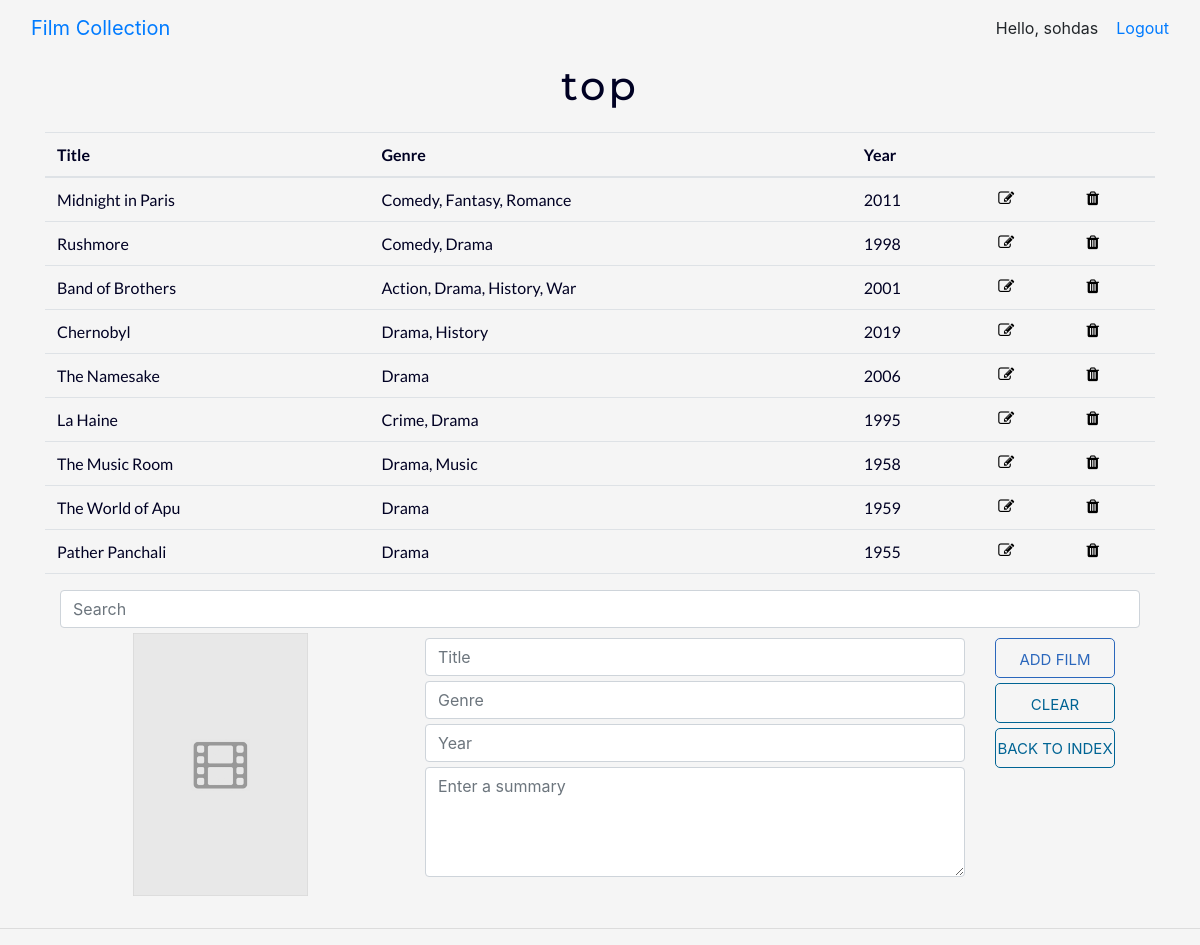
The app's page /8/ (signed in) with its own data.
### collection/models.py (models this page shows, shortened)
class Shelf(models.Model):
    user = models.ForeignKey(settings.AUTH_USER_MODEL, on_delete = models.CASCADE, default = 1)
    shelf_name = models.CharField(max_length = 100)
    shelf_size = models.PositiveIntegerField(default = 0)

class Movie(models.Model):
    shelf = models.ForeignKey(Shelf, on_delete = models.CASCADE)
    movie_name = models.CharField(max_length = 100)
    movie_genre = models.CharField(max_length = 100)
    release_year = models.PositiveIntegerField(default = 2018)
    movie_summary = models.TextField()
    movie_poster = models.TextField(null = True)

### collection/views.py (the view)
# urls.py: path('<int:pk>/', views.DetailView.as_view(), name='detail'),
class DetailView(generic.DetailView):
    model = Shelf
    template_name='collection/detail.html'

### collection/templates/collection/detail.html (shortened to what this page needs)
{% extends 'base.html' %}
{% load staticfiles %}
{% block body %}
<div class="container color-navy">
    <div class="title">
        <p> {{ shelf.shelf_name }} </p>
    </div>
    <table class="table body-font color-navy">
        <thead>
            <th>Title</th>
            <th>Genre</th>
            <th>Year</th>
            <th></th>
            <th></th>
        </thead>
        <tbody>
            {% for movie in shelf.movie_set.all %}
            <tr>
                <td for="movie{{ forloop.counter }}">{{ movie.movie_name }}</td>
                <td for="movie{{ forloop.counter }}">{{ movie.movie_genre }}</td>
                <td for="movie{{ forloop.counter }}">{{ movie.release_year }}</td>
                <td title="Edit"><a href="{% url 'collection:update' shelf.id movie.id %}"class ="button-edit"><span class="fa fa-edit"></span></a></td>
                <td title="Delete"><a href="{% url 'collection:delete_film' shelf.id movie.id%}"class ="button-trash"><span class="fa fa-trash"></span></a></td>
            </tr>
            {% endfor %}
        </tbody>
    </table>
    <div class ="container">
        <input id = "search-text" class="form-control form-spacing" type="text" placeholder="Search">
    </div>
    <form class="row" action="{% url 'collection:add_film' shelf.id %}" method="post">
        <div class="col-sm-4 form-group">
            <img src = "{% static 'imgs/placeholder_poster.png' %}" id ="movie-poster"></img>
        </div>
        <div class="col-sm-6 form-group">
            <input required id = "form-title" class="form-control form-spacing" type="text" name="title" placeholder="Title">
            <input required id = "form-genre" class="form-control form-spacing" type="text" name="genre" placeholder="Genre">
            <input required data-placeholder="" id = "form-year" data-mask="9999" class="form-control form-spacing" type="text" min="0000" max="2050" name="year"
                placeholder="Year">
            <textarea rows="4" id = "form-plot" class="form-control form-spacing" type="text" name="summary" placeholder="Enter a summary"></textarea>
        </div>
        <div class="col-sm-2 form-group">
            <button class="button-yin form-spacing" type="submit"> ADD FILM </button>
            <button id ="reset-button" class="button-yang form-spacing" type="reset"> CLEAR </button>
            <a class="button-yang form-spacing" href="{% url 'collection:index' %}">BACK TO INDEX</a>
        </div>
    </form>
</div>
{% endblock %}

### collection/templates/base.html (shortened to what this page needs)
{% load static %}
<html>
<head>
    <link href="https://stackpath.bootstrapcdn.com/font-awesome/4.7.0/css/font-awesome.min.css" rel="stylesheet">
    <link rel="stylesheet" type="text/css" href="{% static 'collection/style.css' %}">
    <link rel="stylesheet" href="https://stackpath.bootstrapcdn.com/bootstrap/4.1.3/css/bootstrap.min.css"
>
</head>
<body>
    {% if user.is_authenticated %}
        <nav class="navbar navbar-default navbar-expand-lg">
            <div class="container-fluid">
                <div class="navbar-header">
                    <a class="navbar-brand" href="/">Film Collection</a>
                </div>
                <ul class="nav navbar-nav navbar-right">
                    <li> Hello, {{user.get_username}} &nbsp; &nbsp;</li>
                    <li class="active"><a href="{% url 'logout'%}?next=/">Logout</a></li>
                </ul>
            </div>
        </nav>
    {% endif %}
    {% block body %}
    {% endblock %}
    <hr>
</body>
</html>

### collection/static/collection/style.css (style rules this page uses)
.color-navy { color: #000123; }
.body-font { font-family: 'Lato'; }
html { overflow-y: scroll !important; }
html body { background-color: whitesmoke; }
a { text-decoration: none !important; }
.title { font-family: 'Montserrat'; font-size: 40px; letter-spacing: 3px; font-weight: 450; margin: auto; width: 100%; text-align: center; }
.table tr:not(.summary) td { border: none !important; }
.table tbody tr { background-color: whitesmoke; color: #000123; transition: ease-in-out .3s; }
.button-trash { z-index: 100; border: none; background-color: transparent; color:black; cursor:pointer; }
.button-edit { z-index: 100; border: none; background-color: transparent; color:black; cursor:pointer; transition: ease-in-out .3s; }
.button-yin { font-style: normal; display: block; font-size: 15px; background-color: whitesmoke; color: #2b67bc; height: 40px; width: 120px; border-radius: 5px; border: 1px solid #2b67bc; text-align: center; line-height: 40px; transition: ease-in-out .3s; }
.button-yang { font-style: normal; display: block; font-size: 15px; background-color: whitesmoke; color: #006494; height: 40px; width: 120px; border-radius: 5px; border: 1px solid #006494; text-align: center; line-height: 40px; transition: ease-in-out .3s; }
#movie-poster { width: 50%; display: block; margin: auto; }
.form-spacing { margin-top: 5px; margin-bottom: 5px; }

### records on screen
Shelf: shelf_name "top"
Movie: movie_name "Midnight in Paris", movie_genre "Comedy, Fantasy, Romance", release_year "2011"
Movie: movie_name "Rushmore", movie_genre "Comedy, Drama", release_year "1998"
Movie: movie_name "Band of Brothers", movie_genre "Action, Drama, History, War", release_year "2001"
Movie: movie_name "Chernobyl", movie_genre "Drama, History", release_year "2019"
Movie: movie_name "The Namesake", movie_genre "Drama", release_year "2006"
Movie: movie_name "La Haine", movie_genre "Crime, Drama", release_year "1995"
Movie: movie_name "The Music Room", movie_genre "Drama, Music", release_year "1958"
Movie: movie_name "The World of Apu", movie_genre "Drama", release_year "1959"
Movie: movie_name "Pather Panchali", movie_genre "Drama", release_year "1955"

### other values on screen
{{ user.get_username }} "sohdas"
